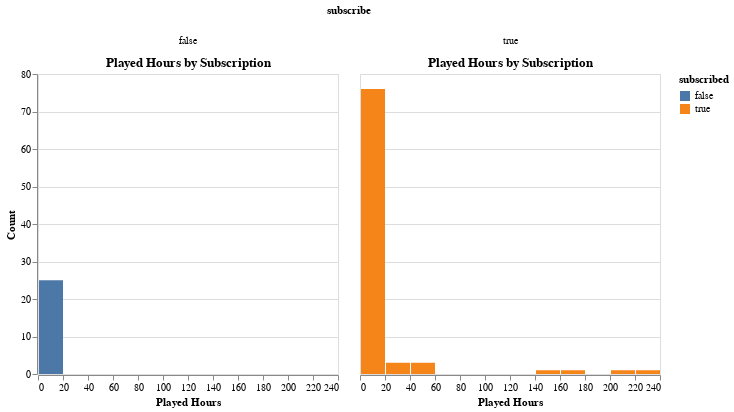

Here is the notebook cell this chart was saved with:
### Code cell
chart_sub

### Figure 1 — Vega-Lite specification as saved in the notebook (floating-point values rounded to 4 significant figures)
{"config": {"view": {"continuousWidth": 300, "continuousHeight": 300}}, "data": {"name": "data-427c92e968cc61198f3df39aa85b2dc3"}, "facet": {"column": {"field": "subscribe", "type": "nominal"}}, "spec": {"mark": {"type": "bar"}, "encoding": {"color": {"field": "subscribe", "title": "subscribed", "type": "nominal"}, "x": {"bin": {"maxbins": 20}, "field": "played_hours", "title": "Played Hours", "type": "quantitative"}, "y": {"aggregate": "count", "title": "Count", "type": "quantitative"}}, "title": "Played Hours by Subscription"}, "$schema": "https://vega.github.io/schema/vega-lite/v5.20.1.json", "datasets": {"data-427c92e968cc61198f3df39aa85b2dc3": [{"experience": "Pro", "subscribe": true, "played_hours": 30.3}, {"experience": "Veteran", "subscribe": true, "played_hours": 3.8}, {"experience": "Amateur", "subscribe": true, "played_hours": 0.7}, {"experience": "Regular", "subscribe": true, "played_hours": 0.1}, {"experience": "Amateur", "subscribe": true, "played_hours": 0.1}, {"experience": "Veteran", "subscribe": true, "played_hours": 1.6}, {"experience": "Beginner", "subscribe": true, "played_hours": 1.5}, {"experience": "Amateur", "subscribe": true, "played_hours": 0.2}, {"experience": "Amateur", "subscribe": true, "played_hours": 48.4}, {"experience": "Amateur", "subscribe": true, "played_hours": 0.5}, {"experience": "Regular", "subscribe": true, "played_hours": 0.6}, {"experience": "Regular", "subscribe": true, "played_hours": 0.3}, {"experience": "Amateur", "subscribe": false, "played_hours": 0.1}, {"experience": "Beginner", "subscribe": true, "played_hours": 1.0}, {"experience": "Amateur", "subscribe": true, "played_hours": 0.7}, {"experience": "Regular", "subscribe": true, "played_hours": 0.6}, {"experience": "Amateur", "subscribe": true, "played_hours": 1.8}, {"experience": "Veteran", "subscribe": false, "played_hours": 0.1}, {"experience": "Amateur", "subscribe": true, "played_hours": 0.1}, {"experience": "Veteran", "subscribe": true, "played_hours": 0.1}, {"experience": "Beginner", "subscribe": true, "played_hours": 0.6}, {"experience": "Veteran", "subscribe": true, "played_hours": 0.4}, {"experience": "Veteran", "subscribe": false, "played_hours": 1.4}, {"experience": "Amateur", "subscribe": true, "played_hours": 0.2}, {"experience": "Regular", "subscribe": true, "played_hours": 5.6}, {"experience": "Veteran", "subscribe": true, "played_hours": 0.1}, {"experience": "Amateur", "subscribe": true, "played_hours": 0.3}, {"experience": "Veteran", "subscribe": true, "played_hours": 2.2}, {"experience": "Veteran", "subscribe": true, "played_hours": 0.1}, {"experience": "Veteran", "subscribe": true, "played_hours": 12.5}, {"experience": "Beginner", "subscribe": true, "played_hours": 0.4}, {"experience": "Veteran", "subscribe": true, "played_hours": 0.6}, {"experience": "Regular", "subscribe": true, "played_hours": 218.1}, {"experience": "Amateur", "subscribe": false, "played_hours": 0.9}, {"experience": "Amateur", "subscribe": true, "played_hours": 0.2}, {"experience": "Amateur", "subscribe": true, "played_hours": 2.9}, {"experience": "Regular", "subscribe": true, "played_hours": 3.6}, {"experience": "Veteran", "subscribe": true, "played_hours": 0.2}, {"experience": "Regular", "subscribe": true, "played_hours": 1.5}, {"experience": "Pro", "subscribe": true, "played_hours": 1.0}, {"experience": "Pro", "subscribe": true, "played_hours": 0.2}, {"experience": "Amateur", "subscribe": true, "played_hours": 0.1}, {"experience": "Veteran", "subscribe": true, "played_hours": 0.1}, {"experience": "Veteran", "subscribe": false, "played_hours": 0.1}, {"experience": "Amateur", "subscribe": true, "played_hours": 17.2}, {"experience": "Regular", "subscribe": true, "played_hours": 0.1}, {"experience": "Regular", "subscribe": true, "played_hours": 0.2}, {"experience": "Amateur", "subscribe": true, "played_hours": 53.9}, {"experience": "Regular", "subscribe": true, "played_hours": 223.1}, {"experience": "Amateur", "subscribe": true, "played_hours": 0.5}, {"experience": "Amateur", "subscribe": true, "played_hours": 3.5}, {"experience": "Veteran", "subscribe": true, "played_hours": 1.0}, {"experience": "Beginner", "subscribe": false, "played_hours": 0.2}, {"experience": "Beginner", "subscribe": true, "played_hours": 0.1}, {"experience": "Amateur", "subscribe": true, "played_hours": 150.0}, {"experience": "Pro", "subscribe": true, "played_hours": 1.2}, {"experience": "Amateur", "subscribe": true, "played_hours": 0.1}, {"experience": "Beginner", "subscribe": true, "played_hours": 0.8}, {"experience": "Amateur", "subscribe": true, "played_hours": 0.1}, {"experience": "Veteran", "subscribe": false, "played_hours": 0.1}, {"experience": "Pro", "subscribe": true, "played_hours": 0.5}, {"experience": "Beginner", "subscribe": true, "played_hours": 2.0}, {"experience": "Veteran", "subscribe": false, "played_hours": 2.7}, {"experience": "Amateur", "subscribe": true, "played_hours": 0.1}, {"experience": "Regular", "subscribe": true, "played_hours": 4.0}, {"experience": "Veteran", "subscribe": true, "played_hours": 0.4}, {"experience": "Beginner", "subscribe": true, "played_hours": 1.0}, {"experience": "Regular", "subscribe": true, "played_hours": 0.1}, {"experience": "Pro", "subscribe": true, "played_hours": 0.1}, {"experience": "Beginner", "subscribe": true, "played_hours": 0.1}, {"experience": "Amateur", "subscribe": false, "played_hours": 0.1}, {"experience": "Beginner", "subscribe": false, "played_hours": 7.1}, {"experience": "Regular", "subscribe": true, "played_hours": 18.5}, {"experience": "Beginner", "subscribe": true, "played_hours": 0.7}, {"experience": "Amateur", "subscribe": true, "played_hours": 56.1}, {"experience": "Regular", "subscribe": false, "played_hours": 0.1}, {"experience": "Beginner", "subscribe": true, "played_hours": 1.1}, {"experience": "Beginner", "subscribe": true, "played_hours": 1.0}, {"experience": "Veteran", "subscribe": true, "played_hours": 0.1}, {"experience": "Beginner", "subscribe": true, "played_hours": 23.7}, {"experience": "Veteran", "subscribe": false, "played_hours": 0.1}, {"experience": "Amateur", "subscribe": false, "played_hours": 0.1}, {"experience": "Beginner", "subscribe": true, "played_hours": 0.2}, {"experience": "Beginner", "subscribe": true, "played_hours": 0.1}, {"experience": "Amateur", "subscribe": true, "played_hours": 1.2}, {"experience": "Amateur", "subscribe": true, "played_hours": 0.1}, {"experience": "Regular", "subscribe": true, "played_hours": 0.1}, {"experience": "Regular", "subscribe": true, "played_hours": 178.2}, {"experience": "Pro", "subscribe": true, "played_hours": 0.6}, {"experience": "Regular", "subscribe": true, "played_hours": 0.5}, {"experience": "Regular", "subscribe": true, "played_hours": 0.1}, {"experience": "Amateur", "subscribe": false, "played_hours": 1.0}, {"experience": "Beginner", "subscribe": false, "played_hours": 0.3}, {"experience": "Veteran", "subscribe": true, "played_hours": 0.1}, {"experience": "Veteran", "subscribe": false, "played_hours": 0.1}, {"experience": "Pro", "subscribe": false, "played_hours": 0.4}, {"experience": "Beginner", "subscribe": false, "played_hours": 1.8}, {"experience": "Amateur", "subscribe": true, "played_hours": 0.3}, {"experience": "Veteran", "subscribe": false, "played_hours": 2.7}, {"experience": "Amateur", "subscribe": true, "played_hours": 0.4}, {"experience": "Veteran", "subscribe": true, "played_hours": 0.1}, {"experience": "Amateur", "subscribe": false, "played_hours": 2.1}, {"experience": "Amateur", "subscribe": true, "played_hours": 0.8}, {"experience": "Pro", "subscribe": false, "played_hours": 0.2}, {"experience": "Amateur", "subscribe": true, "played_hours": 32.0}, {"experience": "Pro", "subscribe": false, "played_hours": 1.7}, {"experience": "Regular", "subscribe": false, "played_hours": 0.1}, {"experience": "Veteran", "subscribe": true, "played_hours": 0.1}, {"experience": "Veteran", "subscribe": false, "played_hours": 0.3}, {"experience": "Amateur", "subscribe": false, "played_hours": 2.3}, {"experience": "Pro", "subscribe": true, "played_hours": 0.2}]}}
